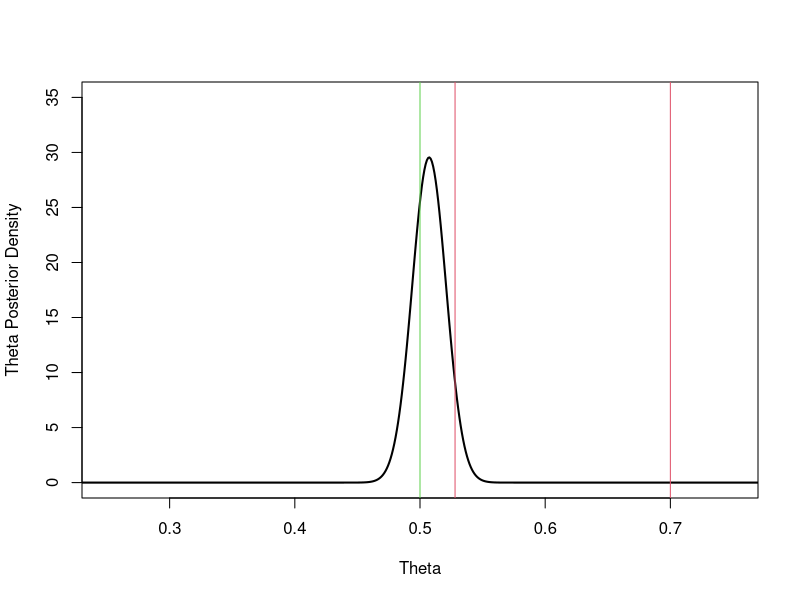

The R script that drew this image:
x = seq(0,1,length=1000)
a = 696  # The number of wins observed
b = 676  # The number of losses observed
hx = dbeta(x,shape1=a,shape2=b)
plot(x, hx, type='l',lwd=2,xlab="Theta",ylab="Theta Posterior Density",xlim=c(0.25,0.75),ylim=c(0,35))
abline(v=0.5,col=3)
abline(v=0.528,col=2)
abline(v=0.7, col=2)
prob_greater_5 = 1 - pbeta(0.5, shape1=a, shape2=b);prob_greater_5
prob_greater_528 = 1 - pbeta(0.528, shape1=a, shape2=b);prob_greater_528
prob_greater_7 = 1 - pbeta(0.7, shape1=a, shape2=b);prob_greater_7
